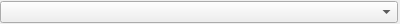
<?xml version="1.0" encoding="UTF-8"?>
<ui version="4.0">
 <class>LocaleEdit</class>
 <widget class="QWidget" name="LocaleEdit">
  <property name="geometry">
   <rect>
    <x>0</x>
    <y>0</y>
    <width>400</width>
    <height>22</height>
   </rect>
  </property>
  <layout class="QHBoxLayout" name="horizontalLayout">
   <property name="spacing">
    <number>2</number>
   </property>
   <property name="leftMargin">
    <number>0</number>
   </property>
   <property name="topMargin">
    <number>1</number>
   </property>
   <property name="rightMargin">
    <number>2</number>
   </property>
   <property name="bottomMargin">
    <number>1</number>
   </property>
   <item>
    <widget class="QComboBox" name="comboBox"/>
   </item>
  </layout>
 </widget>
 <resources/>
 <connections/>
</ui>
